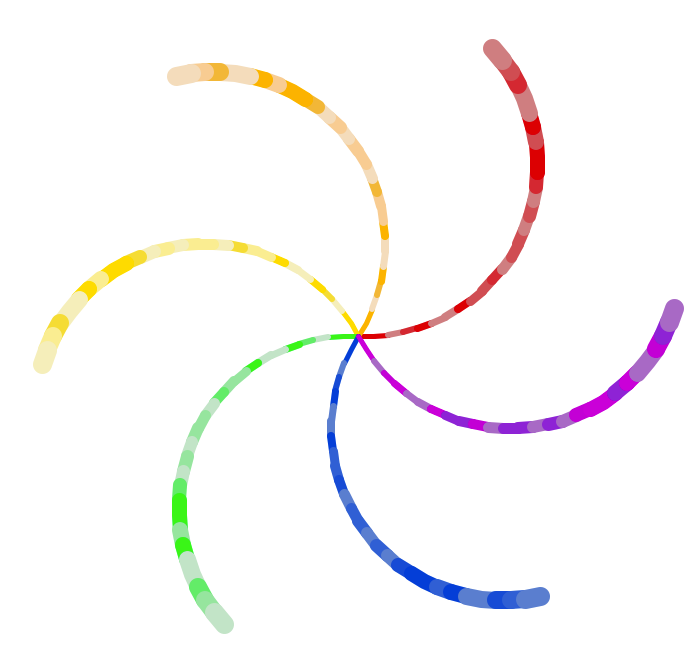

Write the Python code that produced this figure.
import os
import turtle
import random
import math
import PIL
from PIL import ImageGrab
from PIL import Image

this_dir = os.getcwd()
bounds = (366, 140, 1060, 800)

c1 = []
c2 = []
colors = 0

reds = ['#ea0606', '#e24141', '#de6565', '#dc9393']
oranges = ['#ffc108', '#f7c450', '#fbd6a5', '#f7e3c8']
yellows = ['#ffe108', '#f7e250' , '#fbf0a5', '#f7f1c8']
greens = ['#06f339', '#64ec81', '#a0e8b0', '#cbe8d2']
blues = ['#0953dc', '#1e60da', '#3d74da', '#6c91d6']
purples = ['#db09dc', '#d51eda', '#a53dda', '#bb80ce']
details = [
    {
        "rotation": 0,
        "color": reds
    },
    {
        "rotation": 60,
        "color": oranges
    },
    {
        "rotation": 120,
        "color": yellows
    },
    {
        "rotation": 180,
        "color": greens
    },
    {
        "rotation": 240,
        "color": blues
    },
    {
        "rotation": 300,
        "color": purples
    }
]

class WaveSpiral:
    def __init__(self, colors, rotation):
        self.turt = turtle.Turtle()
        self.colors = colors
        self.rotation = rotation

    def setup(self):
        self.turt.hideturtle()

    def draw(self, width, r, i):
        self.turt.color(self.colors[r])
        self.turt.width(width)
        self.turt.setheading(i + self.rotation)
        self.turt.forward(15)

def run():
    spirals = []

    for detail in details:
        spiral = WaveSpiral(detail["color"], detail["rotation"])
        spiral.setup()
        spirals.append(spiral)

    for i in range(0, 135):
        r = random.randint(0, 3)
        for spiral in spirals:
            if i % 5 == 0:
                width = 5 + int(i / 9)
                spiral.draw(width, r, i)

    img = ImageGrab.grab(bbox=bounds)
    img.save(this_dir + '/tartle17/tart.png', quality=95)
